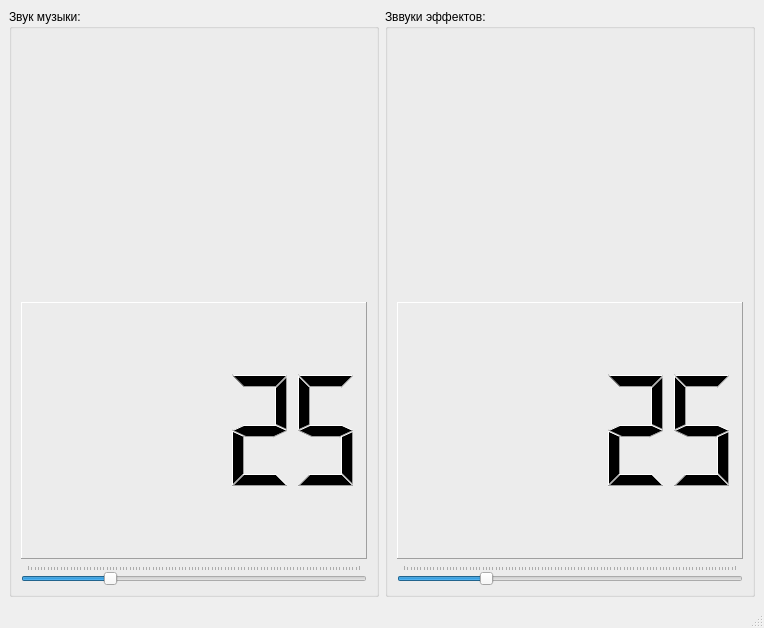
<?xml version="1.0" encoding="UTF-8"?>
<ui version="4.0">
 <class>MainWindow_1</class>
 <widget class="QMainWindow" name="MainWindow_1">
  <property name="geometry">
   <rect>
    <x>0</x>
    <y>0</y>
    <width>764</width>
    <height>628</height>
   </rect>
  </property>
  <property name="windowTitle">
   <string>MainWindow</string>
  </property>
  <widget class="QWidget" name="centralwidget">
   <layout class="QGridLayout" name="gridLayout">
    <item row="0" column="1">
     <widget class="QGroupBox" name="groupBox">
      <property name="title">
       <string>Звук музыки:</string>
      </property>
      <layout class="QGridLayout" name="gridLayout_2">
       <item row="1" column="0">
        <widget class="QLCDNumber" name="lcdNumber">
         <property name="layoutDirection">
          <enum>Qt::LeftToRight</enum>
         </property>
         <property name="frameShape">
          <enum>QFrame::Panel</enum>
         </property>
         <property name="frameShadow">
          <enum>QFrame::Raised</enum>
         </property>
         <property name="lineWidth">
          <number>1</number>
         </property>
         <property name="midLineWidth">
          <number>0</number>
         </property>
         <property name="smallDecimalPoint">
          <bool>false</bool>
         </property>
         <property name="digitCount">
          <number>5</number>
         </property>
         <property name="mode">
          <enum>QLCDNumber::Dec</enum>
         </property>
         <property name="segmentStyle">
          <enum>QLCDNumber::Filled</enum>
         </property>
         <property name="value" stdset="0">
          <double>25.000000000000000</double>
         </property>
        </widget>
       </item>
       <item row="2" column="0">
        <widget class="QSlider" name="horizontalSlider">
         <property name="maximum">
          <number>101</number>
         </property>
         <property name="value">
          <number>25</number>
         </property>
         <property name="tracking">
          <bool>true</bool>
         </property>
         <property name="orientation">
          <enum>Qt::Horizontal</enum>
         </property>
         <property name="tickPosition">
          <enum>QSlider::TicksAbove</enum>
         </property>
        </widget>
       </item>
       <item row="0" column="0">
        <widget class="QLabel" name="label">
         <property name="text">
          <string/>
         </property>
        </widget>
       </item>
      </layout>
     </widget>
    </item>
    <item row="0" column="2">
     <widget class="QGroupBox" name="groupBox_2">
      <property name="title">
       <string>Зввуки эффектов:</string>
      </property>
      <layout class="QGridLayout" name="gridLayout_3">
       <item row="2" column="0">
        <widget class="QSlider" name="horizontalSlider_2">
         <property name="maximum">
          <number>101</number>
         </property>
         <property name="value">
          <number>25</number>
         </property>
         <property name="tracking">
          <bool>true</bool>
         </property>
         <property name="orientation">
          <enum>Qt::Horizontal</enum>
         </property>
         <property name="tickPosition">
          <enum>QSlider::TicksAbove</enum>
         </property>
        </widget>
       </item>
       <item row="1" column="0">
        <widget class="QLCDNumber" name="lcdNumber_2">
         <property name="layoutDirection">
          <enum>Qt::LeftToRight</enum>
         </property>
         <property name="frameShape">
          <enum>QFrame::Panel</enum>
         </property>
         <property name="frameShadow">
          <enum>QFrame::Raised</enum>
         </property>
         <property name="lineWidth">
          <number>1</number>
         </property>
         <property name="midLineWidth">
          <number>0</number>
         </property>
         <property name="smallDecimalPoint">
          <bool>false</bool>
         </property>
         <property name="digitCount">
          <number>5</number>
         </property>
         <property name="mode">
          <enum>QLCDNumber::Dec</enum>
         </property>
         <property name="segmentStyle">
          <enum>QLCDNumber::Filled</enum>
         </property>
         <property name="value" stdset="0">
          <double>25.000000000000000</double>
         </property>
        </widget>
       </item>
       <item row="0" column="0">
        <widget class="QLabel" name="label_2">
         <property name="text">
          <string/>
         </property>
        </widget>
       </item>
      </layout>
     </widget>
    </item>
   </layout>
  </widget>
  <widget class="QMenuBar" name="menubar">
   <property name="geometry">
    <rect>
     <x>0</x>
     <y>0</y>
     <width>764</width>
     <height>26</height>
    </rect>
   </property>
  </widget>
  <widget class="QStatusBar" name="statusbar"/>
 </widget>
 <resources/>
 <connections/>
</ui>
